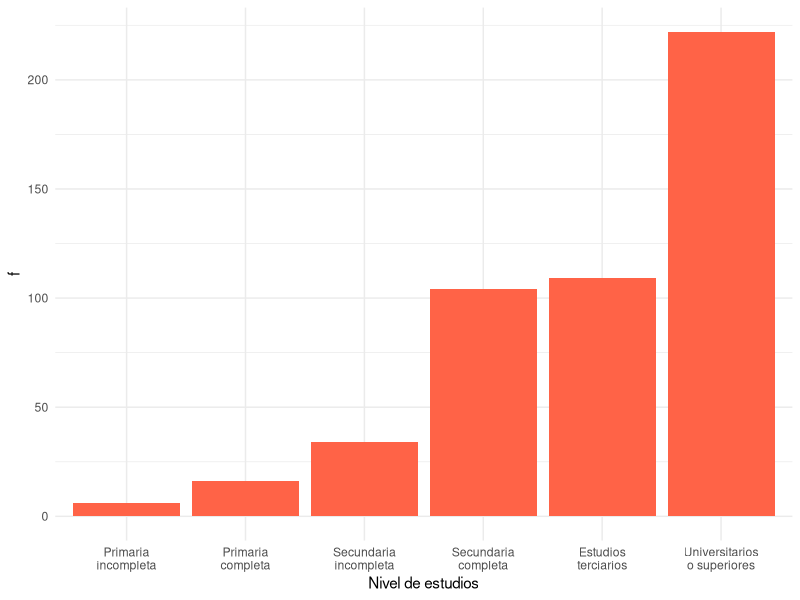
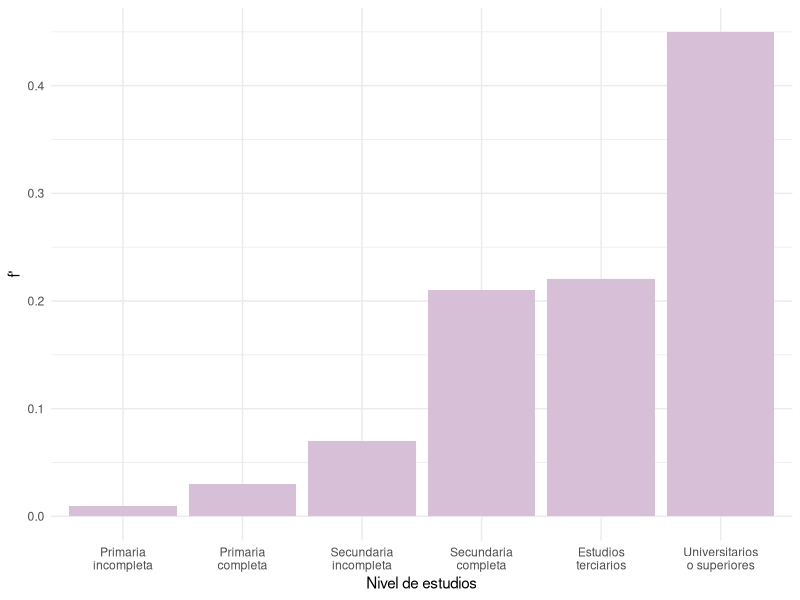
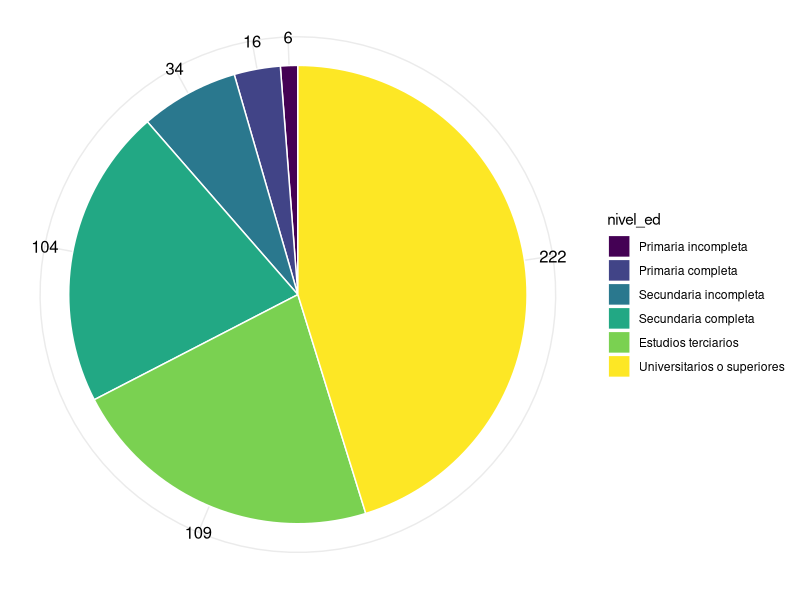
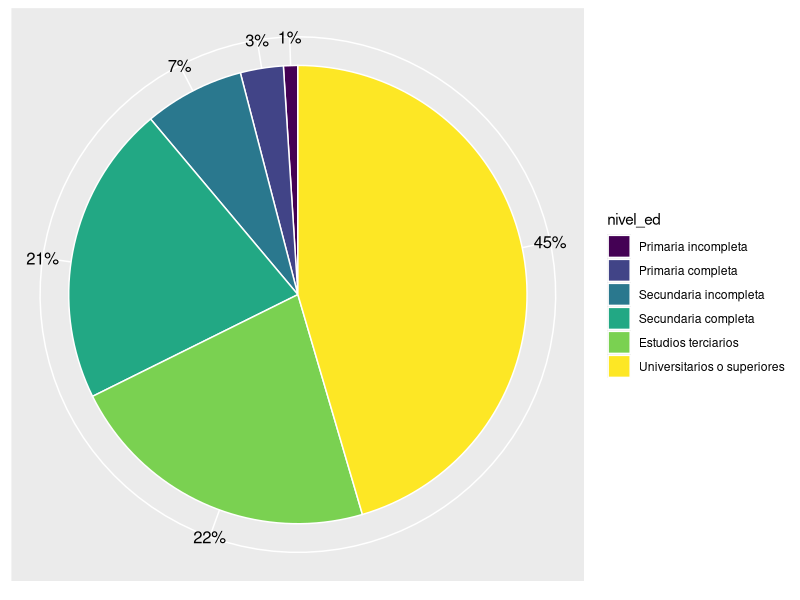
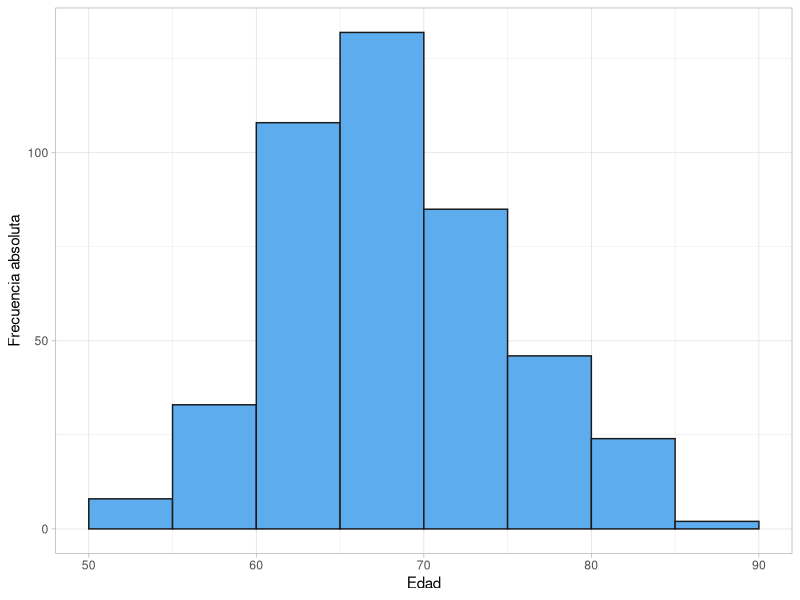

Generate these figures, in order, with R:
## ---- chunk 1
knitr::opts_chunk$set(echo = FALSE)

## Para poder imprimir las tablas con kable_styling
options("kableExtra.html.bsTable" = T)

library(knitr)
library(kableExtra)
library(ggplot2)
library(dplyr)
## ---- chunk 2
cepram <- read.csv2("../data/cuestionario.csv")

freq1 <- cepram %>% 
    filter(!is.na(NIVELESTUDIOS), NIVELESTUDIOS != 0) %>% 
    mutate(`Nivel de estudios` = factor(NIVELESTUDIOS,
                                    levels = 1:6,
                                    ordered = TRUE,
                                    labels = c("Primaria incompleta",
                                               "Primaria completa",
                                               "Secundaria incompleta",
                                               "Secundaria completa",
                                               "Estudios terciarios",
                                               "Universitarios o superiores"))) %>% 
    group_by(`Nivel de estudios`) %>% 
    summarise(f = n()) %>% 
    mutate(`f'` = round(f/sum(f), 2), `F` = cumsum(f)) %>% 
    mutate(`F'` = round(`F`/sum(f), 2))

kable(freq1, digits = 2) %>% 
    kable_styling(bootstrap_options = c("striped", "hover", "condensed"),
                  full_width = F)
## ---- chunk 3
freq1 %>% 
     mutate(`Nivel de estudios` = factor(`Nivel de estudios`,
                                    labels = c("Primaria\nincompleta",
                                               "Primaria\ncompleta",
                                               "Secundaria\nincompleta",
                                               "Secundaria\ncompleta",
                                               "Estudios\nterciarios",
                                               "Universitarios\no superiores"))) %>% 
    ggplot(aes(`Nivel de estudios`, f)) +
    geom_col(fill = "tomato") +
    theme_minimal()

## ---- chunk 4
freq1 %>% 
     mutate(`Nivel de estudios` = factor(`Nivel de estudios`,
                                    labels = c("Primaria\nincompleta",
                                               "Primaria\ncompleta",
                                               "Secundaria\nincompleta",
                                               "Secundaria\ncompleta",
                                               "Estudios\nterciarios",
                                               "Universitarios\no superiores"))) %>% 
    ggplot(aes(`Nivel de estudios`, `f'`)) +
    geom_col(fill = "thistle") +
    theme_minimal()

## ---- chunk 5
names(freq1) <- c("nivel_ed", "freq", "freq.rel", "cum.freq", "rel.cum.freq")

pos <- sum(freq1$freq) - (cumsum(freq1$freq) - freq1$freq / 2)
label <- freq1$freq


freq1 %>% 
    ggplot(aes(x = 1, y = freq, fill = nivel_ed)) +
    geom_col(color = "white") +
    theme_minimal() +
    theme(axis.ticks=element_blank(),
          axis.title=element_blank(),
          axis.text.y=element_blank(),
          # panel.grid = element_blank(),
          panel.grid.minor.y = element_blank(),
          # line = element_blank(),
          axis.text.x=element_text(color='black',size=12)) +
    coord_polar(theta = "y") +
    scale_y_continuous(breaks = pos, labels = label)

## ---- chunk 6
names(freq1) <- c("nivel_ed", "freq", "freq.rel", "cum.freq", "rel.cum.freq")

pos <- sum(freq1$freq.rel) - (freq1$rel.cum.freq - freq1$freq.rel / 2)
label <- paste(freq1$freq.rel * 100, "%", sep = "")


freq1 %>% 
    ggplot(aes(x = 1, y = freq.rel, fill = nivel_ed)) +
    geom_col(color = "white") +
    theme(axis.ticks=element_blank(),
          axis.title=element_blank(),
          axis.text.y=element_blank(),
          # panel.grid = element_blank(),
          panel.grid.minor.y = element_blank(),
          # line = element_blank(),
          axis.text.x=element_text(color='black',size=12)) +
    coord_polar(theta = "y") +
    scale_y_continuous(breaks = pos, labels = label)

## ---- chunk 7
intervalo <- seq(50, 90, by = 5)

freq2 <- cepram %>% 
    filter(!is.na(EDAD), EDAD != 0, EDAD > 30, EDAD < 120) %>% 
    mutate(edad_cat = cut(EDAD, intervalo, include.lowest = TRUE)) %>% 
    group_by(edad_cat) %>% 
    summarise(f = n()) %>% 
    mutate(`f'` = f/sum(f), 2, `F` = cumsum(f)) %>% 
    mutate(`F'` = `F`/sum(f), 2)

kable(freq2, digits = 2) %>% 
    kable_styling(bootstrap_options = c("striped", "hover", "condensed"),
                  full_width = F)
## ---- chunk 8
cepram %>% 
    filter(!is.na(EDAD), EDAD != 0, EDAD > 30, EDAD < 120) %>% 
    ggplot(aes(x = EDAD)) +
    geom_histogram(breaks = intervalo, fill = "steelblue2", col = "grey10") +
    labs(x = "Edad", y = "Frecuencia absoluta") +
    theme_light()
